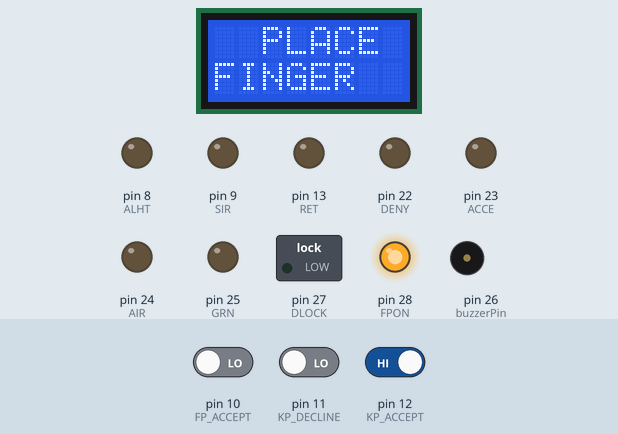
Recording of a sketch running on a simulated Arduino Mega 2560, built with avr-gcc and run on an emulated ATmega2560. Parts: 8×2 character LCD, switched loads named in the sketch (green lamp = pin HIGH), output pins drawn as LEDs (lit = HIGH), buzzer (waves = sounding). Dashed ring = blinking. The test bench sets the inputs (shaded band); at power-on: pin 10 (FP_ACCEPT) LOW, pin 12 (KP_ACCEPT) HIGH, pin 11 (KP_DECLINE) LOW.

Above: at 3.2 s.
3.3 s: pin 10 (FP_ACCEPT) driven HIGH
At 8.7 s:
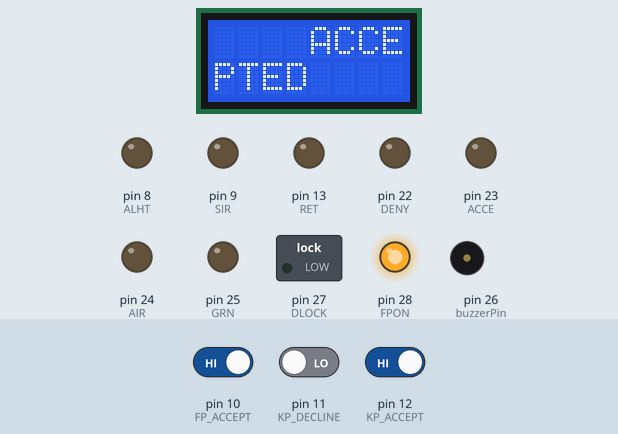
11.2 s: pin 10 (FP_ACCEPT) driven LOW
At 17.1 s:
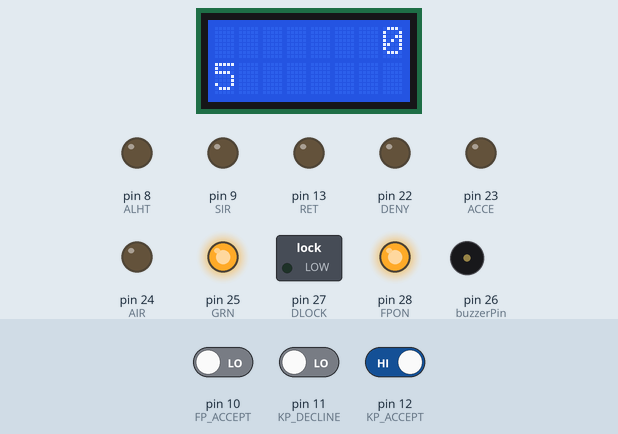
17.8 s: pin 10 (FP_ACCEPT) driven HIGH
At 25.3 s:
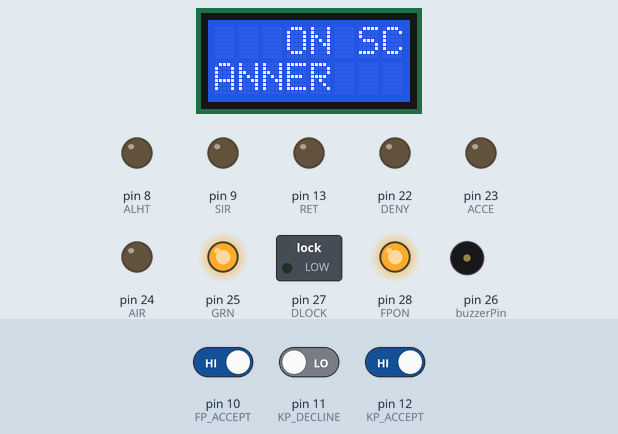
39.2 s: pin 10 (FP_ACCEPT) driven LOW
At 51.7 s:
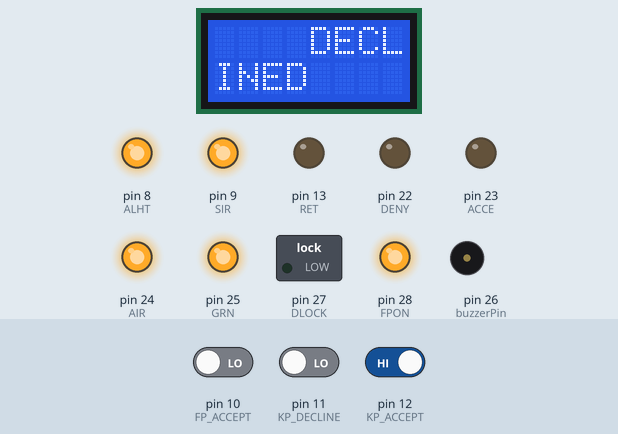
52.0 s: pin 12 (KP_ACCEPT) driven LOW
53.6 s: pin 11 (KP_DECLINE) driven HIGH
At 53.83 s:
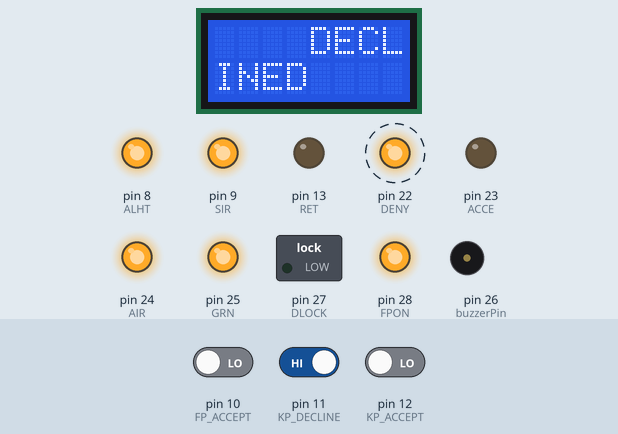
Timing chart, 0 to 63.4 s (numbered marks = the images above; inputs shaded):
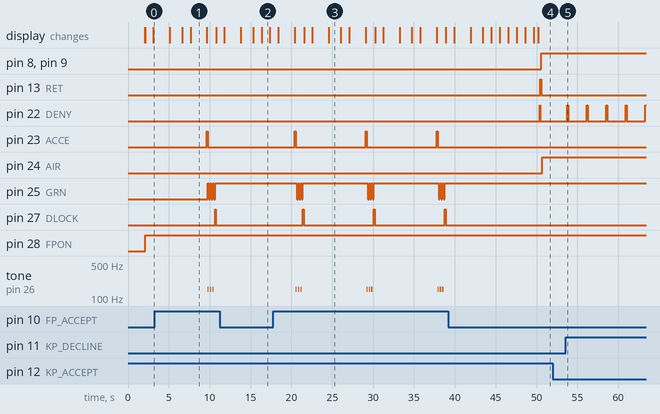

Measured:
- after the input at 3.3 s, pin 23 (ACCE): LOW → HIGH after 6.4 s, → LOW 0.10 s later; pin 25 (GRN): alternates HIGH for 0.15 s and LOW for 0.15 s, 7 changes in all, then stays HIGH, starting after 6.5 s
- after the input at 11.2 s, the display: first differs from a run without the input after 5.1 s (image 2)
- after the input at 17.8 s, pin 8 (ALHT), pin 9 (SIR): stays LOW (without the input it goes to HIGH after 4.6 s)
- after the input at 39.2 s, pin 8 (ALHT), pin 9 (SIR): LOW → HIGH after 11.4 s
- after the input at 52.0 s, every drawn part: stays the same
- after the input at 53.6 s, pin 22 (DENY): alternates HIGH for 0.10 s and LOW for 2.3 s, starting after 0.19 s
- what the display in image 1 shows lasts 2.0 s, from 7.7 s to 9.7 s
- what the display in image 2 shows lasts 1.1 s, from 16.3 s to 17.4 s

The sketch:

LCD_Penaltyv2.ino
```cpp
// (licence header left out)
//import libraries
#include <LiquidCrystal.h>

LiquidCrystal lcd(2, 3, 4, 5, 6, 7);//(RS, E, D4, D5, D6, D7)

//penalty outputs
#define ALHT 8
#define SIR 9
#define AIR 24

#define DENY 22//play MP3 message("Access denied . . . prepare to be penalized")
#define ACCE 23//play MP3 message("Access granted")

#define RET 13//tells PWR arduino to retract drawer and sleep

#define FP_ACCEPT 10//PLC signal that fingerprint was accepted
#define KP_DECLINE 11//PLC signal that passcode was declined
#define KP_ACCEPT 12//PLC signal that passcode was accepted

#define GRN 25//main green LED's around door frame

#define buzzerPin 26//buzzer

#define DLOCK 27//send signal to door unlock arduino to unlock door

#define FPON 28//turn on FP arduino

#define FPRO 29//tell FP arduino to turn on red LED's

//relay values
#define RELAY_ON 1
#define RELAY_OFF 0

//default read values
int FPDECLINE_READ1 = 0;
int FPDECLINE_READ2 = 0;

int FPACCEPT_READ1 = 0;
int FPACCEPT_READ2 = 0;

int KPDECLINE_READ1 = 0;
int KPDECLINE_READ2 = 0;

int KPACCEPT_READ1 = 0;
int KPACCEPT_READ2 = 0;

int state = 0;//flag for ending FP scan early

void setup() {

  Serial.begin(9600);//begin serial

  //inputs
  pinMode(FP_ACCEPT, INPUT);
  pinMode(KP_ACCEPT, INPUT);
  pinMode(KP_DECLINE, INPUT);

  //outputs
  pinMode(ALHT, OUTPUT);
  pinMode(SIR, OUTPUT);
  pinMode(AIR, OUTPUT);

  pinMode(DENY, OUTPUT);
  pinMode(ACCE, OUTPUT);
  pinMode(RET, OUTPUT);
  pinMode(GRN, OUTPUT);
  pinMode(buzzerPin, OUTPUT);
  pinMode(DLOCK, OUTPUT);
  pinMode(FPON, OUTPUT);
  pinMode(FPRO, OUTPUT);

  //default states
  digitalWrite(ALHT, RELAY_OFF);
  digitalWrite(SIR, RELAY_OFF);
  digitalWrite(AIR, RELAY_OFF);

  digitalWrite(ACCE, RELAY_OFF);
  digitalWrite(DENY, RELAY_OFF);
  digitalWrite(RET, RELAY_OFF);
  digitalWrite(GRN, RELAY_OFF);
  digitalWrite(DLOCK, RELAY_OFF);
  digitalWrite(FPON, RELAY_OFF);
  pinMode(FPRO,   RELAY_OFF);
  noTone(buzzerPin);

  lcd.begin(8, 2);//initialize LCD

  lcd.clear();
  lcd.setCursor(0, 0);
  lcd.print("   :Welc");
  lcd.setCursor(0, 1);
  lcd.print("ome:   ");
  delay(2000);
  lcd.clear();
  lcd.setCursor(0, 0);
  lcd.print("PLEASE E");
  lcd.setCursor(0, 1);
  lcd.print("NTER PIN");

}

void loop() {

  READ();//constantly read inputs
  ACT();//constantly run main method

}

void READ() {//reads all inputs

  FPACCEPT_READ1 = digitalRead(FP_ACCEPT);
  delay(10);
  FPACCEPT_READ2 = digitalRead(FP_ACCEPT);

  KPDECLINE_READ1 = digitalRead(KP_DECLINE);
  delay(10);
  KPDECLINE_READ2 = digitalRead(KP_DECLINE);

  KPACCEPT_READ1 = digitalRead(KP_ACCEPT);
  delay(10);
  KPACCEPT_READ2 = digitalRead(KP_ACCEPT);

}

void ACT() {

  if(KPACCEPT_READ1 == KPACCEPT_READ2 && KPACCEPT_READ1 == HIGH) {//if code was accepted

    lcd.clear();
    lcd.setCursor(1,0);
    lcd.print("   ACCE");
    lcd.setCursor(0, 1);
    lcd.print("PTED");

    digitalWrite(FPON, HIGH);

    delay(1000);

    lcd.clear();
    lcd.setCursor(0, 0);
    lcd.print("  PLACE ");
    lcd.setCursor(0, 1);
    lcd.print("FINGER  ");
    delay(2000);
    lcd.clear();
    lcd.setCursor(0, 0);
    lcd.print("   ON SC");
    lcd.setCursor(0, 1);
    lcd.print("ANNER   ");

    delay(1500);

    lcd.clear();
    lcd.setCursor(0,0);
    lcd.print("WITHIN 5");
    lcd.setCursor(0, 1);
    lcd.print(" SECONDS");
    delay(1000);

    READ();//read values
    PRINT();//scan for print accepted
    if(state == 1) {//if print was accepted exit method early
      state = 0;
      return;
    }

    lcd.clear();
    lcd.setCursor(0, 0);
    lcd.print("       0");
    lcd.setCursor(0, 1);
    lcd.print("5       ");
    delay(1000);

    READ();
    PRINT();
    if(state == 1) {
      state = 0;
      return;
    }
    lcd.clear();
    lcd.setCursor(0, 0);
    lcd.print("       0");
    lcd.setCursor(0, 1);
    lcd.print("4       ");
    delay(1000);
    READ();
    PRINT();
    if(state == 1) {
      state = 0;
      return;
    }

    lcd.clear();
    lcd.setCursor(0, 0);
    lcd.print("       0");
    lcd.setCursor(0, 1);
    lcd.print("3       ");
    delay(1000);

    READ();
    PRINT();
    if(state == 1) {
      state = 0;
      return;
    }

    lcd.clear();
    lcd.setCursor(0, 0);
    lcd.print("       0");
    lcd.setCursor(0, 1);
    lcd.print("2       ");
    delay(1000);

    READ();
    PRINT();
    if(state == 1) {
      state = 0;
      return;
    }

    lcd.clear();
    lcd.setCursor(0, 0);
    lcd.print("       0");
    lcd.setCursor(0, 1);
    lcd.print("1       ");
    delay(1000);

    READ();
    PRINT();
    if(state == 1) {
      state = 0;
      return;
    }

    lcd.clear();
    lcd.setCursor(0, 0);
    lcd.print("       0");
    lcd.setCursor(0, 1);
    lcd.print("0       ");
    delay(500);

    DECLINE();

  }

  else if(KPDECLINE_READ1 == KPDECLINE_READ2 && KPDECLINE_READ1 == HIGH) {//if code was declined

    lcd.clear();
    lcd.setCursor(0,0);
    lcd.print("    DECL");
    lcd.setCursor(0, 1);
    lcd.print("INED    ");

    delay(150);

    //play message
    digitalWrite(DENY, RELAY_ON);
    delay(100);
    digitalWrite(DENY, RELAY_OFF);

    //dish out penalty
    PENALTY();

  }

}

void PENALTY() {

  digitalWrite(ALHT, RELAY_ON);
  digitalWrite(SIR, RELAY_ON);
  delay(100);
  digitalWrite(AIR, RELAY_ON);

  delay(2000);

}

void PRINT() {

  if(FPACCEPT_READ1 == FPACCEPT_READ2 && FPACCEPT_READ1 == HIGH) {//if print was accepted

    lcd.clear();
    lcd.setCursor(1,0);
    lcd.print("   ACCE");
    lcd.setCursor(0, 1);
    lcd.print("PTED");

    delay(2000);

    lcd.clear();
    lcd.setCursor(0, 0);
    lcd.print(" ACCESS ");
    lcd.setCursor(0, 1);
    lcd.print("GRANTED ");

    //play message
    digitalWrite(ACCE, RELAY_ON);
    delay(100);
    digitalWrite(ACCE, RELAY_OFF);

    for(int i = 0; i < 3; i++) {//beep and blink green

      tone(buzzerPin, 150);
      digitalWrite(GRN, RELAY_ON);
      delay(150);
      digitalWrite(GRN, RELAY_OFF);
      noTone(buzzerPin);
      delay(150);

    }

    digitalWrite(GRN, RELAY_ON);

    //tell door unlock arduino to unlock door
    digitalWrite(DLOCK, RELAY_ON);
    delay(100);
    digitalWrite(DLOCK, RELAY_OFF);

    state = 1;

  }

}

void DECLINE() {

    digitalWrite(FPRO, RELAY_ON);
    delay(75);
    digitalWrite(FPRO, RELAY_OFF);

    lcd.clear();
    lcd.setCursor(0,0);
    lcd.print("    DECL");
    lcd.setCursor(0, 1);
    lcd.print("INED    ");

    delay(150);

    //play message
    digitalWrite(DENY, RELAY_ON);
    delay(100);
    digitalWrite(DENY, RELAY_OFF);

    //tell PWR to retract the drawer then everything will shut off and reset
    digitalWrite(RET, RELAY_ON);
    delay(100);
    digitalWrite(RET, RELAY_OFF);

    //dish out penalty
    PENALTY();

}
```
